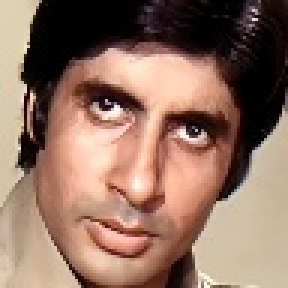
#> input picture Facial_Expression_Detection/Facial_Expression_Detection/newData/Test/Angry/image0000416.jpg, 96 x 96 px (shown 3 times larger); its folder holds only this picture in this run
$ python EDA.py
#> lines starting #> are read from the running program, lines starting #| are printed output that depends on the picture
import os
import cv2
import pandas as pd
from PIL import Image
import matplotlib.pyplot as plt
import scipy
from scipy import ndimage
import random
import numpy as np
from matplotlib.ticker import MaxNLocator
from matplotlib.backends.backend_pdf import PdfPages


def exploreTheData():
    # started the EDA from now
    # Loading a csv to dataframe
    df = pd.read_csv("E:\\Facial_Expression_Detection\\image_info.csv")
#> (reads Facial_Expression_Detection/Facial_Expression_Detection/image_info.csv from the repository)

    print(df.head())
    print()

    # Get unique image formats from the "Image Format" Column
    image_formats = df['Image Format'].unique()

    print("Unique image formats:")
    print(image_formats)

    # converting png images to jpg
    parent_directory = 'newData/Train'

# Define a function to convert PNG images to JPG in a directory
def convert_png_to_jpg(directory):
    for root, dirs, files in os.walk(directory):
        for file in files:
            if file.lower().endswith('.png'):
                # Define the path for PNG and JPG files
                png_path = os.path.join(root, file)
                jpg_path = os.path.splitext(png_path)[0] + '.jpg'

                # Open and convert the PNG image to JPG
                image = Image.open(png_path)
                image = image.convert('RGB')
                image.save(jpg_path, 'JPEG')

                # Remove the original PNG file if needed
                os.remove(png_path)

def convert_all_png():
    parent_directory = 'newData/Train'
    # Iterate through the subdirectories ('Angry', 'Boredom', 'Engagement', 'Neutral')
    for emotion_folder in ['Angry', 'Boredom', 'Engagement', 'Neutral']:
        folder_path = os.path.join(parent_directory, emotion_folder)
        convert_png_to_jpg(folder_path)
#> pass 2 of the loop in convert_all_png, `for emotion_folder in ['Angry', 'Boredom', 'Engagement', 'Neutral']:`:

    print("PNG to JPG conversion completed.")


# this method is resizing all the images to a 224 * 224
def resize_all_images(size1, size2):
    # Specify the parent directory (e.g., 'newData/Train')
#> called with size1 = 224, size2 = 224
    parent_directory = 'newData/Train'

    # Define the target size
    target_size = (size1, size2)

    # Define a function to resize images to the target size
    def resize_images(directory, size):
#> called with directory = 'newData/Train/Angry', size = (224, 224)
        for root, dirs, files in os.walk(directory):
            for file in files:
                image_path = os.path.join(root, file)

                # Open the image
                image = Image.open(image_path)
#> image is the input picture: PIL image 96x96 RGB; mean R, G, B 144.9, 113.1, 98

                # Resize the image to the target size
                image = image.resize(size, Image.BILINEAR)
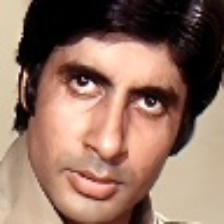
#> image: PIL image 224x224 RGB; mean R, G, B 144.9, 113.1, 98

                # Save the resized image, overwriting the original
                image.save(image_path)

    # Resize images in the specified subdirectories ('Angry', 'Boredom', 'Engagement', 'Neutral')
    for emotion_folder in ['Angry', 'Boredom', 'Engagement', 'Neutral']:
        folder_path = os.path.join(parent_directory, emotion_folder)
        resize_images(folder_path, target_size)
#> pass 2 of the loop in resize_all_images, `for emotion_folder in ['Angry', 'Boredom', 'Engagement', 'Neutral']:`:
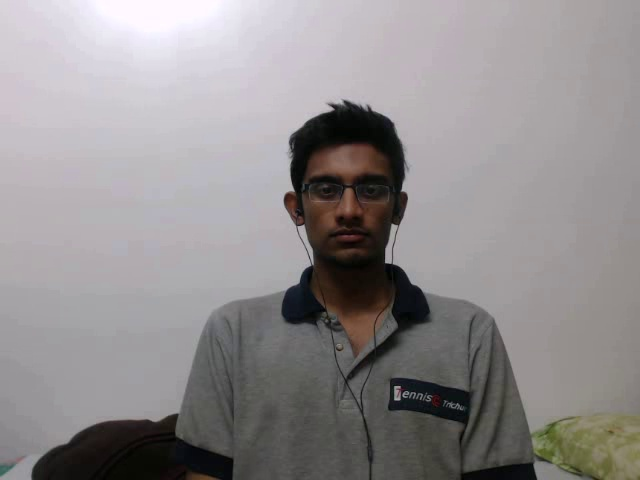
#> input picture Facial_Expression_Detection/Facial_Expression_Detection/newData/Test/Boredom/boredom2.jpg, 640 x 480 px
#> in resize_images, image is the input picture: PIL image 640x480 RGB; mean R, G, B 145.2, 141.4, 142.4
#> in resize_images (call 2), `image = image.resize(size, Image.BILINEAR)`:
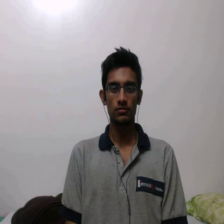
#> image: PIL image 224x224 RGB; mean R, G, B 145.2, 141.4, 142.4

    print(f"Images resized to {target_size[0]}x{target_size[1]} pixels.")


def plotbarChart(data_type):

#> called with data_type = 'Test'
    parent_directory = f'newData/{data_type}'

    # List of subdirectories to process ('Angry', 'Boredom', 'Engagement', 'Neutral')
    subdirectories = ['Angry', 'Boredom', 'Engagement', 'Neutral']

    # Initialize a dictionary to store the count of images in each category
    category_counts = {}
    # Count the number of images in each category
    for subdirectory in subdirectories:
        subdirectory_path = os.path.join(parent_directory, subdirectory)
        image_files = [filename for filename in os.listdir(subdirectory_path) if
                       filename.lower().endswith(('.jpg', '.jpeg', '.png'))]
        category_counts[subdirectory] = len(image_files)
#> pass 2 of the loop in plotbarChart, `for subdirectory in subdirectories:`:

    # Create a bar chart
    plt.bar(category_counts.keys(), category_counts.values())
    plt.xlabel('Categories')
    plt.ylabel('Number of Photos')
    plt.title('Number of Photos in Each Category')
    plt.xticks(rotation=45)  # Rotate category labels for readability

    if data_type == "Train":
        plt.ylim(400,420)
        plt.yticks(range(400,420,5))
    else:
        plt.ylim(140,160)
        plt.yticks(range(140,160,5))

    # Show the bar chart
    plt.show()

# [158 lines left out: functions intensity_for_random, barchartforImagesize, plotRandom, not called in this run]


# this method is just used to explore the data so we can clean it properly
exploreTheData()

# this method is used to convert all the png files to jpg
convert_all_png()

# this method is used to resize the images. Here we have passed 224 * 224.
resize_all_images(224, 224)

# this is the bar chart which shows the number of images for all the 4 emotions in both train and test dataset
#> (the run stopped early here; a loop or call above may not have finished)
